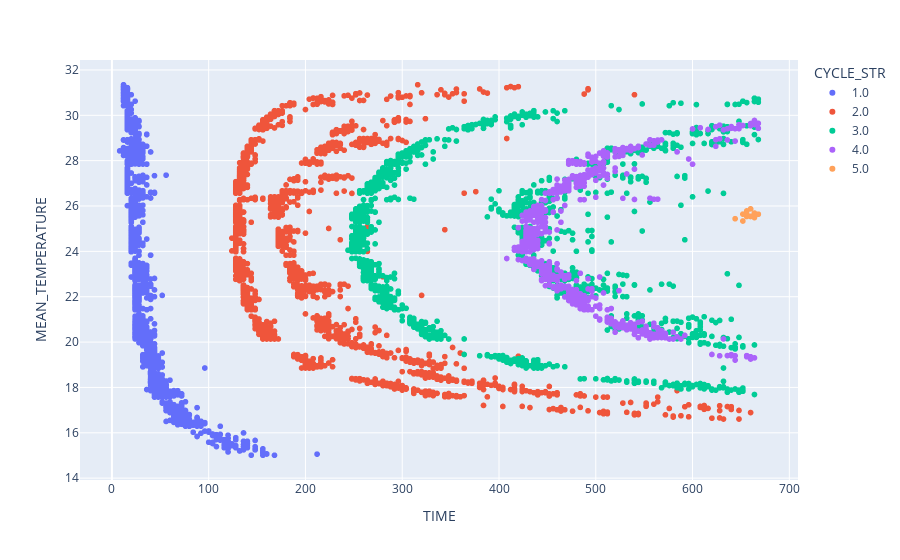

Notebook code cell kept with this figure:
### Code cell
px.scatter(troughs_row_2, x="TIME", y="MEAN_TEMPERATURE", color="CYCLE_STR",
           hover_data=["POSITION_STR", "TRACK_ID"],)

### Figure 1 — Plotly figure (JSON) as saved in the notebook; plotly's stock layout.template omitted (floating-point values rounded to 4 significant figures; data arrays with more than 128 entries replaced by an {"elided": "..."} marker saying what was removed)
{"data": [{"customdata": {"elided": "2144x2 mixed values"}, "hovertemplate": "CYCLE_STR=1.0<br>TIME=%{x}<br>MEAN_TEMPERATURE=%{y}<br>POSITION_STR=%{customdata[0]}<br>TRACK_ID=%{customdata[1]}<extra></extra>", "legendgroup": "1.0", "marker": {"color": "#636efa", "symbol": "circle"}, "mode": "markers", "name": "1.0", "showlegend": true, "type": "scattergl", "x": {"elided": "2144 int values"}, "xaxis": "x", "y": {"elided": "2144 float values"}, "yaxis": "y"}, {"customdata": {"elided": "1982x2 mixed values"}, "hovertemplate": "CYCLE_STR=2.0<br>TIME=%{x}<br>MEAN_TEMPERATURE=%{y}<br>POSITION_STR=%{customdata[0]}<br>TRACK_ID=%{customdata[1]}<extra></extra>", "legendgroup": "2.0", "marker": {"color": "#EF553B", "symbol": "circle"}, "mode": "markers", "name": "2.0", "showlegend": true, "type": "scattergl", "x": {"elided": "1982 int values"}, "xaxis": "x", "y": {"elided": "1982 float values"}, "yaxis": "y"}, {"customdata": {"elided": "1566x2 mixed values"}, "hovertemplate": "CYCLE_STR=3.0<br>TIME=%{x}<br>MEAN_TEMPERATURE=%{y}<br>POSITION_STR=%{customdata[0]}<br>TRACK_ID=%{customdata[1]}<extra></extra>", "legendgroup": "3.0", "marker": {"color": "#00cc96", "symbol": "circle"}, "mode": "markers", "name": "3.0", "showlegend": true, "type": "scattergl", "x": {"elided": "1566 int values"}, "xaxis": "x", "y": {"elided": "1566 float values"}, "yaxis": "y"}, {"customdata": {"elided": "713x2 mixed values"}, "hovertemplate": "CYCLE_STR=4.0<br>TIME=%{x}<br>MEAN_TEMPERATURE=%{y}<br>POSITION_STR=%{customdata[0]}<br>TRACK_ID=%{customdata[1]}<extra></extra>", "legendgroup": "4.0", "marker": {"color": "#ab63fa", "symbol": "circle"}, "mode": "markers", "name": "4.0", "showlegend": true, "type": "scattergl", "x": {"elided": "713 int values"}, "xaxis": "x", "y": {"elided": "713 float values"}, "yaxis": "y"}, {"customdata": [["19", 45], ["19", 46], ["19", 47], ["19", 51], ["19", 55], ["19", 83], ["19", 183], ["19", 198], ["19", 200], ["19", 201], ["19", 203], ["19", 236], ["19", 269]], "hovertemplate": "CYCLE_STR=5.0<br>TIME=%{x}<br>MEAN_TEMPERATURE=%{y}<br>POSITION_STR=%{customdata[0]}<br>TRACK_ID=%{customdata[1]}<extra></extra>", "legendgroup": "5.0", "marker": {"color": "#FFA15A", "symbol": "circle"}, "mode": "markers", "name": "5.0", "showlegend": true, "type": "scattergl", "x": [652, 656, 652, 664, 656, 664, 668, 656, 660, 656, 660, 664, 644], "xaxis": "x", "y": [25.34, 25.54, 25.64, 25.49, 25.59, 25.64, 25.64, 25.78, 25.54, 25.64, 25.87, 25.69, 25.44], "yaxis": "y"}], "layout": {"legend": {"title": {"text": "CYCLE_STR"}, "tracegroupgap": 0}, "margin": {"t": 60}, "xaxis": {"anchor": "y", "domain": [0, 1], "title": {"text": "TIME"}}, "yaxis": {"anchor": "x", "domain": [0, 1], "title": {"text": "MEAN_TEMPERATURE"}}}}
